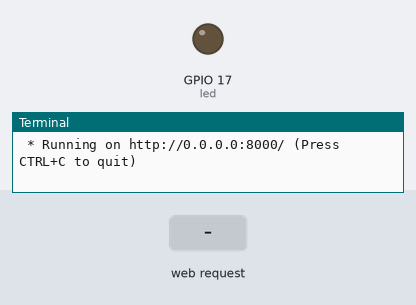
The program below on a simulated Raspberry Pi (BCM pin numbers). Shown: output pins drawn as LEDs (lit = HIGH), the last lines printed to the terminal. The inputs (shaded band) are chosen by the test bench. The clock reads 2024-03-15 10:24:30 at power-on unless the program sets it.

Above: at 1.2 s.
1.3 s: HTTP request for /led/on received
At 2.2 s:
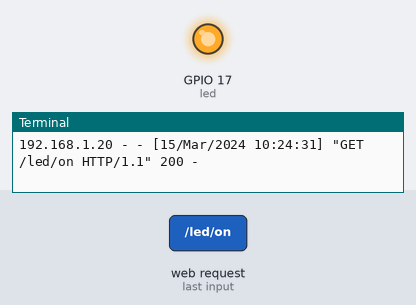
4.3 s: HTTP request for /led/off received
At 5.6 s:
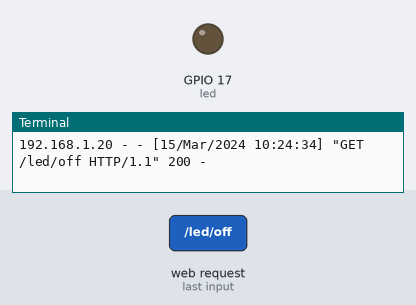
Timing chart, 0 to 7.3 s (numbered marks = the images above; inputs shaded):
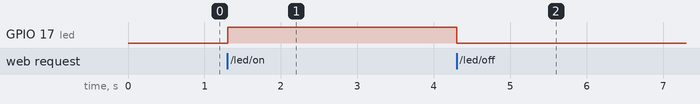

The program:

app.py
```python
from gpiozero import LED
from flask import Flask, render_template

app = Flask(__name__)

led = LED(17)

@app.route("/")
def main():
  return render_template('main.html')

@app.route("/led/on")
def led_on():
    led.on()
    return render_template('main.html')

@app.route("/led/off")
def led_off():
    led.off()
    return render_template('main.html')

if __name__ == "__main__":
    app.run(host='0.0.0.0', port=8000, debug=True)
```

Measured:
- after the input at 1.3 s, GPIO 17 (led): LOW → HIGH at once
- after the input at 4.3 s, GPIO 17 (led): HIGH → LOW at once
